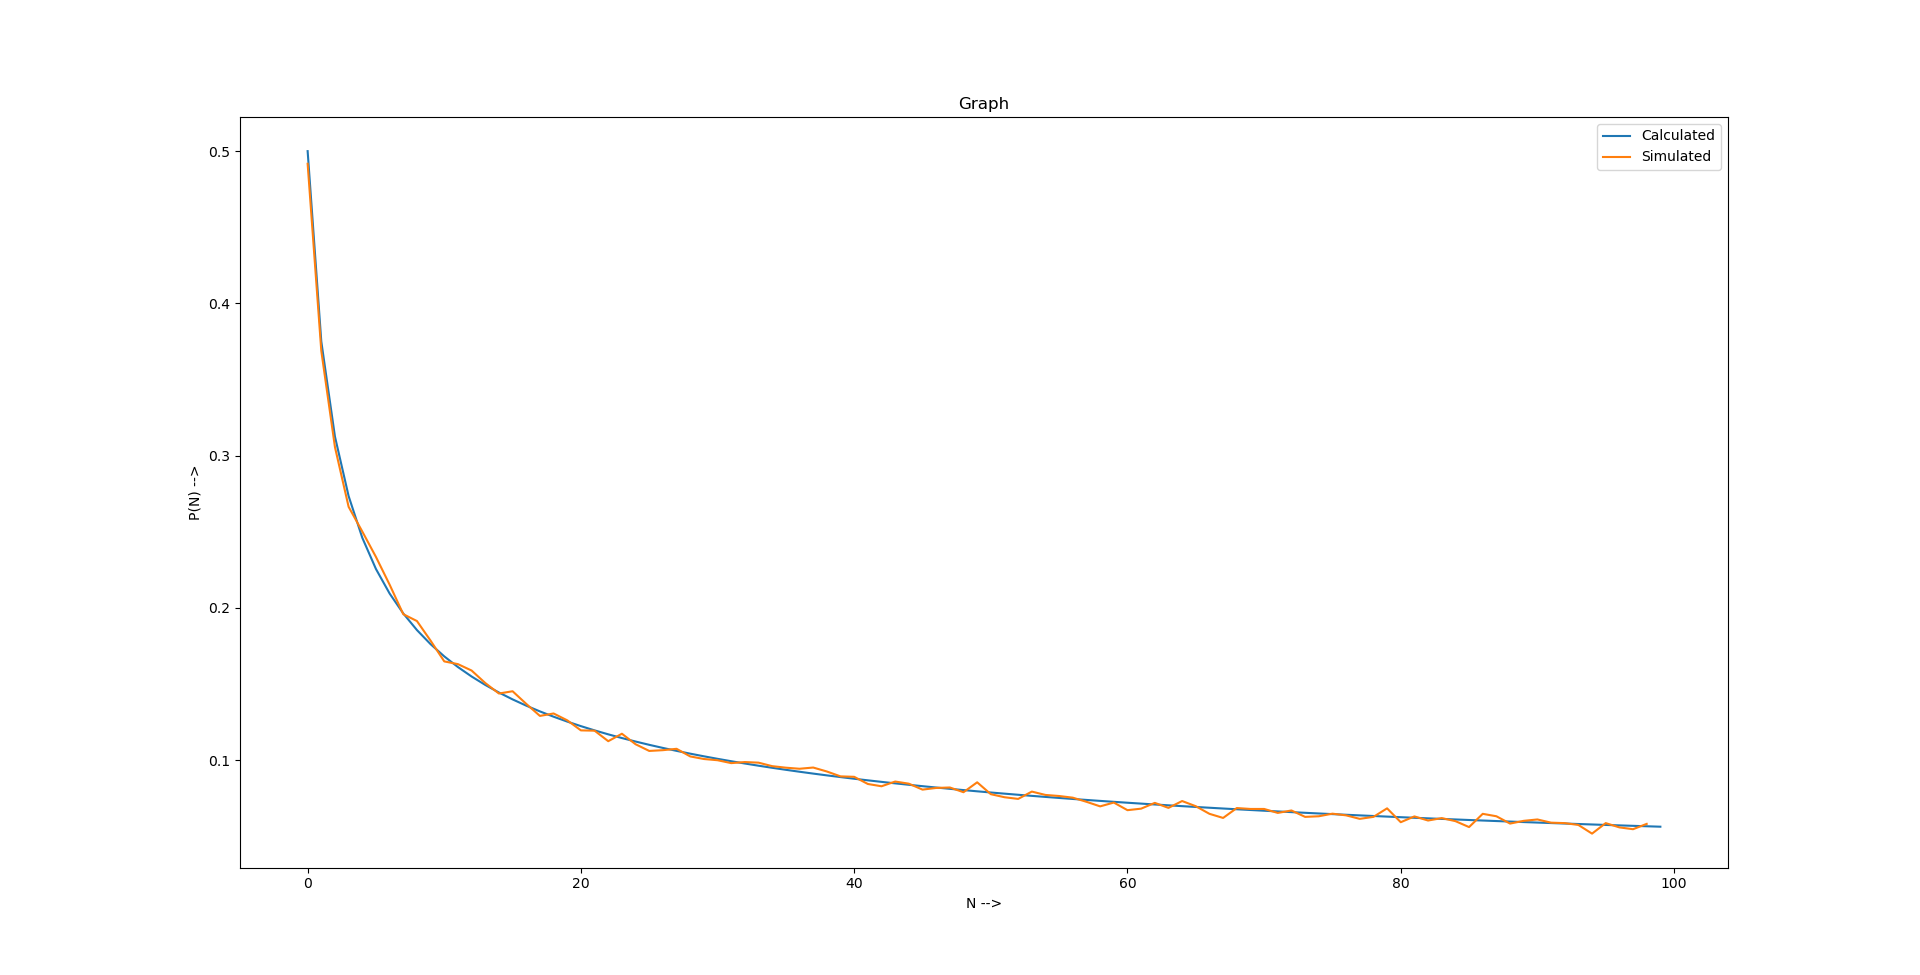

The Python source for this figure:
# Question number 1 ( meeting Drunker wala )
import matplotlib.pyplot as plt
import random
import math

y_1 = []

for i in range(1,101):
    val = math.comb(2*i,i)
    y_1.insert(i,val/(math.pow(4,i)))

y_2 = []

for i in range(1,100):
    val = 0
    for j in range(1,10001):
        pos_1 = 0
        pos_2 = 0
        for k in range(1,i+1):
            pos_1 = pos_1 + math.floor(random.choice([-1,1]))
            pos_2 = pos_2 + math.floor(random.choice([-1,1]))
        if( pos_1 == pos_2):
            val = val + 1
    y_2.insert(i,val/10000)

plt.figure(figsize=(20,20))
plt.ylabel("P(N) -->")
plt.xlabel("N -->")
plt.title('Graph')
plt.plot(y_1,label='Calculated')
plt.plot(y_2,label='Simulated')
plt.legend()
plt.show()
